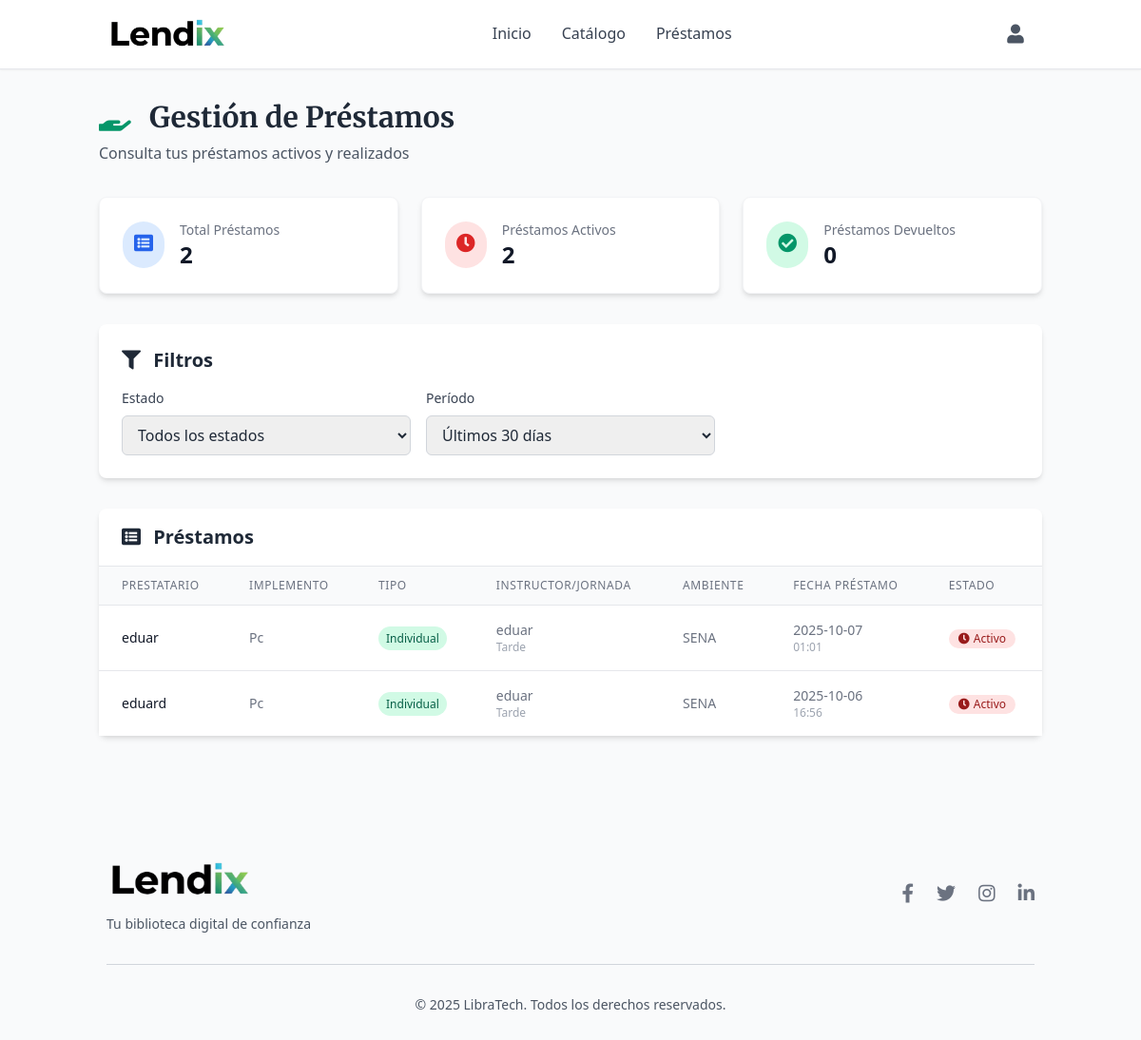
The page /prestamos/prestamos (signed in) on the database as committed earlier.
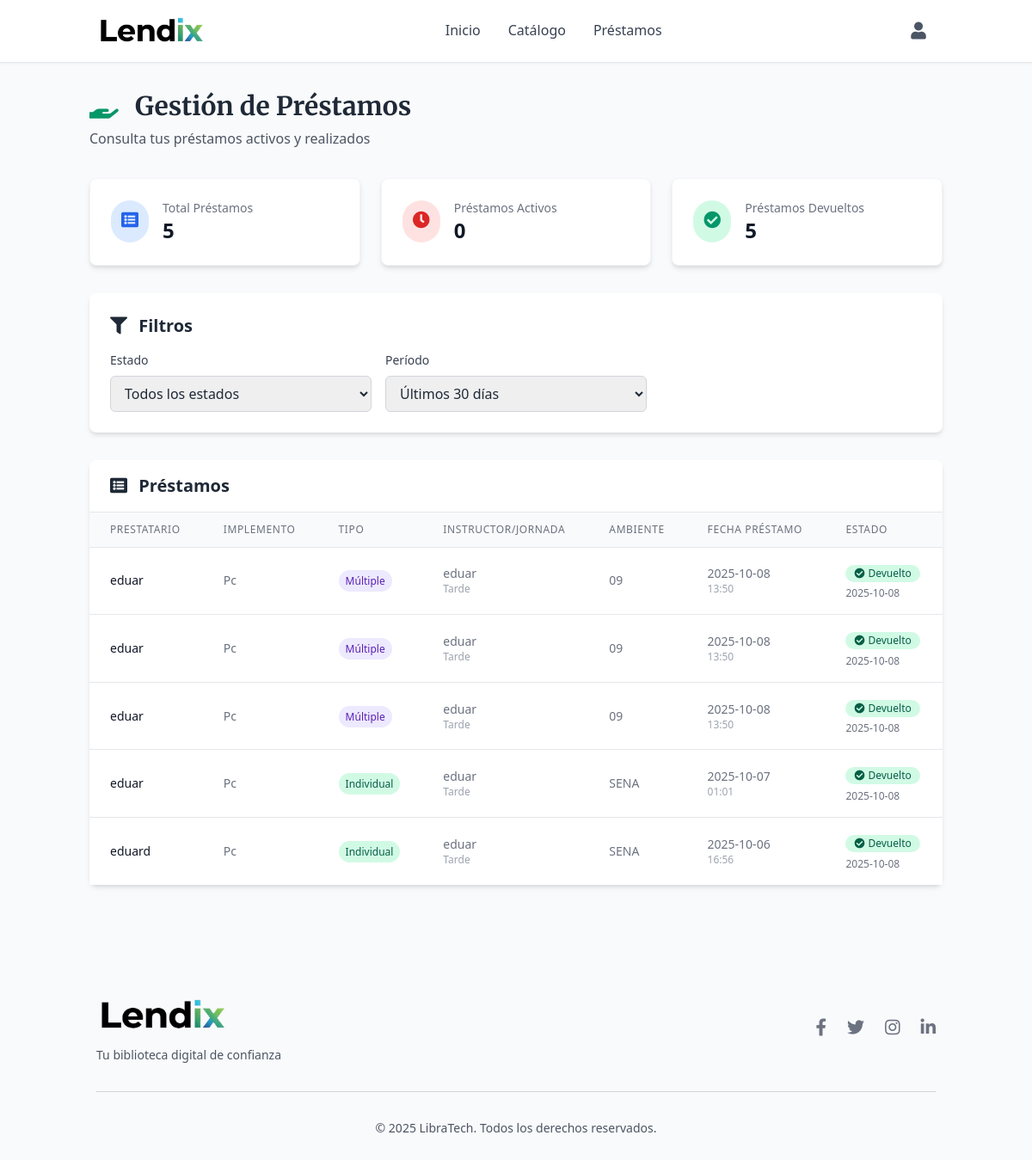
The same page on the database as committed later.
### tables this page shows
CREATE TABLE prestamos (
                id INTEGER PRIMARY KEY AUTOINCREMENT,
                fk_usuario INTEGER NOT NULL,
                fk_implemento INTEGER NOT NULL,
                tipo_prestamo TEXT NOT NULL CHECK(tipo_prestamo IN ('individual', 'multiple')),
                nombre_prestatario TEXT NOT NULL,
                ficha TEXT,
                ambiente TEXT,
                horario TEXT,
                fecha_prestamo TIMESTAMP DEFAULT CURRENT_TIMESTAMP,
                fecha_devolucion TIMESTAMP,
                novedad TEXT DEFAULT 'Ninguna',
                estado_implemento_devolucion TEXT CHECK(estado_implemento_devolucion IN ('Bueno', 'Desgaste notable', 'Dañado')),
                observaciones TEXT, instructor TEXT, jornada TEXT,
                FOREIGN KEY (fk_usuario) REFERENCES usuarios(id),
                FOREIGN KEY (fk_implemento) REFERENCES implementos(id)
            );

CREATE TABLE implementos (
                id INTEGER PRIMARY KEY AUTOINCREMENT,
                implemento TEXT NOT NULL,
                descripcion TEXT NOT NULL,
                disponibilidad INTEGER NOT NULL DEFAULT 0,
                categoria TEXT,
                imagen_url TEXT,
                estado TEXT DEFAULT 'Bueno' CHECK(estado IN ('Bueno', 'Desgaste notable', 'Dañado')),
                fecha_creacion TIMESTAMP DEFAULT CURRENT_TIMESTAMP,
                fecha_actualizacion TIMESTAMP DEFAULT CURRENT_TIMESTAMP
            );

### routes/prestamos.py (the view)
@prestamos_bp.route('/prestamos', methods=['GET'])
@login_required
def prestamos():
    conn = get_db_connection()
    try:
        filtro_estado = request.args.get('estado', 'todos')
        filtro_dias = int(request.args.get('dias', 30))
        query = '''
            SELECT p.*, u.nombre as usuario, i.implemento,
                   julianday('now') - julianday(p.fecha_prestamo) as dias_transcurridos
            FROM prestamos p
            JOIN usuarios u ON p.fk_usuario = u.id
            JOIN implementos i ON p.fk_implemento = i.id
            WHERE 1=1
        '''
        params = []
        if filtro_estado == 'activos':
            query += " AND p.fecha_devolucion IS NULL"
        elif filtro_estado == 'devueltos':
            query += " AND p.fecha_devolucion IS NOT NULL"
        if filtro_dias > 0:
            fecha_limite = (datetime.now() - timedelta(days=filtro_dias)).strftime("%Y-%m-%d")
            query += " AND DATE(p.fecha_prestamo) >= ?"
            params.append(fecha_limite)
        if session.get('rol') != 'admin':
            query += " AND p.fk_usuario = ?"
            params.append(session.get('user_id'))
        query += " ORDER BY p.fecha_prestamo DESC"
        prestamos_list = conn.execute(query, params).fetchall()
        stats = {
            'total_prestamos': len(prestamos_list),
            'prestamos_activos': len([p for p in prestamos_list if p['fecha_devolucion'] is None]),
            'prestamos_devueltos': len([p for p in prestamos_list if p['fecha_devolucion'] is not None])
        }
        conn.close()
        return render_template('views/prestamos.html',
                             prestamos=prestamos_list,
                             stats=stats,
                             filtro_estado=filtro_estado,
                             filtro_dias=filtro_dias)
    except Exception as e:
        flash(f'Error al cargar préstamos: {str(e)}', 'error')
        conn.close()
        return redirect(url_for('index'))

### app.py (called while the page is built)
@app.context_processor
def inject_user():
    return dict(
        current_user={
            'id': session.get('user_id'),
            'nombre': session.get('user_nombre'),
            'email': session.get('user_email'),
            'rol': session.get('rol'),
            'is_authenticated': 'user_id' in session
        }
    )

### routes/login.py (called while the page is built)
def login_required(view):
    from functools import wraps
    @wraps(view)
    def wrapped_view(*args, **kwargs):
        if 'user_id' not in session:
            flash('Por favor, inicie sesión para acceder a esta página', 'error')
            return redirect(url_for('login.login'))
        return view(*args, **kwargs)
    return wrapped_view

### utils/db.py (called while the page is built)
def get_db_connection():
    conn = sqlite3.connect('models/database.db')
    conn.row_factory = sqlite3.Row
    return conn

### templates/views/prestamos.html (shortened to what the changed rows need)
{% extends "base.html" %}
{% block content %}
<div class="container mx-auto px-4 py-8">
    <div class="max-w-7xl mx-auto">
        <div class="mb-8">
            <h1 class="text-3xl font-serif font-bold text-gray-800 mb-2">
                <i class="fas fa-hand-holding mr-3 text-green-600"></i>
                Gestión de Préstamos
            </h1>
        </div>
        <div class="grid grid-cols-1 md:grid-cols-3 gap-6 mb-8">
            <div class="bg-white p-6 rounded-lg shadow-md border border-gray-100">
                <div class="flex items-center">
                    <div class="ml-4">
                        <p class="text-sm font-medium text-gray-500">Total Préstamos</p>
                        <p class="text-2xl font-semibold text-gray-900">{{ stats.total_prestamos }}</p>
                    </div>
                </div>
            </div>
            <div class="bg-white p-6 rounded-lg shadow-md border border-gray-100">
                <div class="flex items-center">
                    <div class="ml-4">
                        <p class="text-sm font-medium text-gray-500">Préstamos Activos</p>
                        <p class="text-2xl font-semibold text-gray-900">{{ stats.prestamos_activos }}</p>
                    </div>
                </div>
            </div>
            <div class="bg-white p-6 rounded-lg shadow-md border border-gray-100">
                <div class="flex items-center">
                    <div class="ml-4">
                        <p class="text-sm font-medium text-gray-500">Préstamos Devueltos</p>
                        <p class="text-2xl font-semibold text-gray-900">{{ stats.prestamos_devueltos }}</p>
                    </div>
                </div>
            </div>
        </div>
        <div class="bg-white rounded-lg shadow-md p-6 mb-8">
            <h2 class="text-xl font-semibold text-gray-800 mb-4">
                <i class="fas fa-filter mr-2 text-orange-600"></i>
                Filtros
            </h2>
        </div>
        <div class="bg-white rounded-lg shadow-md">
            <div class="px-6 py-4 border-b border-gray-200">
                <h2 class="text-xl font-semibold text-gray-800">
                    <i class="fas fa-list-alt mr-2 text-orange-600"></i>
                    Préstamos
                </h2>
            </div>
            {% if prestamos %}
                <div class="overflow-x-auto">
                    <table class="min-w-full divide-y divide-gray-200">
                        <thead class="bg-gray-50">
                            <tr>
                                <th class="px-6 py-3 text-left text-xs font-medium text-gray-500 uppercase tracking-wider">
                                    Prestatario
                                </th>
                                <th class="px-6 py-3 text-left text-xs font-medium text-gray-500 uppercase tracking-wider">
                                    Implemento
                                </th>
                                <th class="px-6 py-3 text-left text-xs font-medium text-gray-500 uppercase tracking-wider">
                                    Tipo
                                </th>
                                <th class="px-6 py-3 text-left text-xs font-medium text-gray-500 uppercase tracking-wider">
                                    Instructor/Jornada
                                </th>
                                <th class="px-6 py-3 text-left text-xs font-medium text-gray-500 uppercase tracking-wider">
                                    Ambiente
                                </th>
                                <th class="px-6 py-3 text-left text-xs font-medium text-gray-500 uppercase tracking-wider">
                                    Fecha Préstamo
                                </th>
                                <th class="px-6 py-3 text-left text-xs font-medium text-gray-500 uppercase tracking-wider">
                                    Estado
                                </th>
                            </tr>
                        </thead>
                        <tbody class="bg-white divide-y divide-gray-200">
                            {% for prestamo in prestamos %}
                            <tr class="hover:bg-gray-50">
                                <td class="px-6 py-4 whitespace-nowrap text-sm font-medium text-gray-900">
                                    {{ prestamo.nombre_prestatario }}
                                </td>
                                <td class="px-6 py-4 whitespace-nowrap text-sm text-gray-500">
                                    {{ prestamo.implemento }}
                                </td>
                                <td class="px-6 py-4 whitespace-nowrap text-sm text-gray-500">
                                    {% if prestamo.tipo_prestamo == 'individual' %}
                                        <span class="px-2 py-1 bg-green-100 text-green-800 text-xs rounded-full">
                                            Individual
                                        </span>
                                    {% else %}
                                        <span class="px-2 py-1 bg-purple-100 text-purple-800 text-xs rounded-full">
                                            Múltiple
                                        </span>
                                    {% endif %}
                                </td>
                                <td class="px-6 py-4 whitespace-nowrap text-sm text-gray-500">
                                    {% if prestamo.instructor %}
                                        <div>{{ prestamo.instructor }}</div>
                                        {% if prestamo.jornada %}
                                            <div class="text-xs text-gray-400">{{ prestamo.jornada }}</div>
                                        {% endif %}
                                    {% else %}
                                        <div>{{ prestamo.ficha or 'N/A' }}</div>
                                        {% if prestamo.horario %}
                                            <div class="text-xs text-gray-400">{{ prestamo.horario }}</div>
                                        {% endif %}
                                    {% endif %}
                                </td>
                                <td class="px-6 py-4 whitespace-nowrap text-sm text-gray-500">
                                    {{ prestamo.ambiente or 'N/A' }}
                                </td>
                                <td class="px-6 py-4 whitespace-nowrap text-sm text-gray-500">
                                    <div>{{ prestamo.fecha_prestamo[:10] }}</div>
                                    <div class="text-xs text-gray-400">{{ prestamo.fecha_prestamo[11:16] }}</div>
                                </td>
                                <td class="px-6 py-4 whitespace-nowrap">
                                    {% if prestamo.fecha_devolucion %}
                                        <span class="inline-flex items-center px-2.5 py-0.5 rounded-full text-xs font-medium bg-green-100 text-green-800">
                                            <i class="fas fa-check-circle mr-1"></i>
                                            Devuelto
                                        </span>
                                        <div class="text-xs text-gray-500 mt-1">{{ prestamo.fecha_devolucion[:10] }}</div>
                                    {% else %}
                                        <span class="inline-flex items-center px-2.5 py-0.5 rounded-full text-xs font-medium bg-red-100 text-red-800">
                                            <i class="fas fa-clock mr-1"></i>
                                            Activo
                                        </span>
                                    {% endif %}
                                </td>
                            </tr>
                            {% endfor %}
                        </tbody>
                    </table>
                </div>
            {% else %}
                <div class="text-center py-8">
                    <i class="fas fa-inbox text-4xl text-gray-400 mb-4"></i>
                    <p class="text-gray-500">No hay préstamos registrados.</p>
                </div>
            {% endif %}
        </div>
    </div>
</div>
{% endblock %}

Rows that differ between the two databases and show on the page:
added prestamos: nombre_prestatario "eduar", implemento "Pc", tipo_prestamo "Múltiple", instructor "eduar", jornada "Tarde", ambiente "09", fecha_prestamo "2025-10-08", fecha_prestamo "13:50", fecha_devolucion "2025-10-08"
added prestamos: nombre_prestatario "eduar", implemento "Pc", tipo_prestamo "Múltiple", instructor "eduar", jornada "Tarde", ambiente "09", fecha_prestamo "2025-10-08", fecha_prestamo "13:50", fecha_devolucion "2025-10-08"
added prestamos: nombre_prestatario "eduar", implemento "Pc", tipo_prestamo "Múltiple", instructor "eduar", jornada "Tarde", ambiente "09", fecha_prestamo "2025-10-08", fecha_prestamo "13:50", fecha_devolucion "2025-10-08"
changed prestamos (number 4 of 5 on the later page): fecha_devolucion (not shown) → "2025-10-08"; no longer shows "Activo"
changed prestamos "eduard": fecha_devolucion (not shown) → "2025-10-08"; no longer shows "Activo"
Other text that changed with them:
{{ stats.total_prestamos }}: "2" → "5"
{{ stats.prestamos_activos }}: "2" → "0"
{{ stats.prestamos_devueltos }}: "0" → "5"
